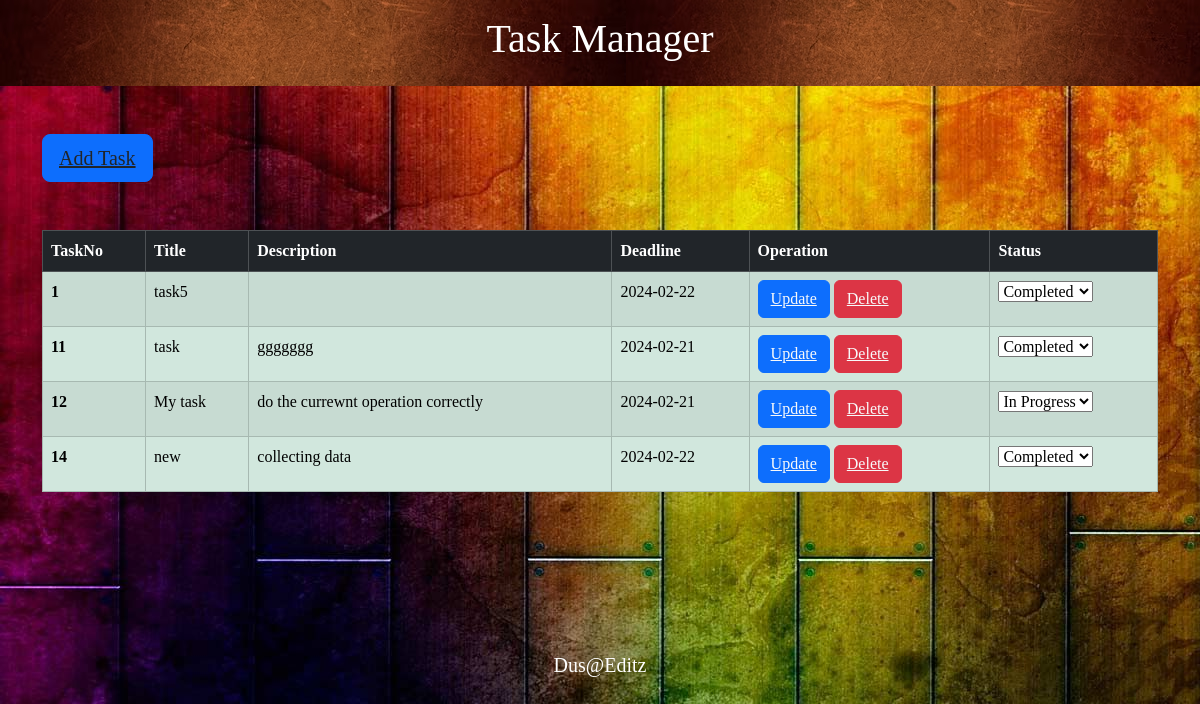
Screenshot of /display.php with the database file from the repository.
### tables this page shows
CREATE TABLE `schedule` (
  `TaskNo` int(11) NOT NULL,
  `Title` varchar(200) NOT NULL,
  `Description` varchar(200) NOT NULL,
  `Deadline` date NOT NULL,
  `status` varchar(30) NOT NULL DEFAULT 'In Progress'
);

### display.php (the view, shortened to what this page needs)
<?php
    include 'connect.php';
?>
<!DOCTYPE html>
<html lang="en">
<head>
    <link rel="stylesheet" href="css/bootstrap.min.css">
</head>
<body class="d-inline p-0 text-bg-secondary ">
    <div class="header">
        <h1 style="font-size: 40px;">Task Manager</h1>
    </div>
<div class="container my-5">
    <button class="btn btn-primary btn-lg"><a href="user.php"
        class="text-dark">Add Task</a href="user.php" class="text-light"><span class="position-absolute top-0 start-100 translate-middle badge border border-light  p-2"></span></button>
        <table class="table table-success table-striped table-bordered my-5">
        <thead  class="table-dark">
            <tr>
            <th scope="col">TaskNo</th>
            <th scope="col">Title</th>
            <th scope="col">Description</th>
            <th scope="col">Deadline</th>
            <th scope="col">Operation</th>
            <th scope="col">Status</th>
            </tr>
        </thead>
         <tbody >
            <?php
                $sql="Select * from schedule";
                $result=mysqli_query($con,$sql);
                if($result){
                    while($row=mysqli_fetch_assoc($result)){
                        $TaskNo=$row['TaskNo'];
                        $Title=$row['Title'];
                        $Description=$row['Description'];
                        $Deadline=$row['Deadline'];
                        $status = $row['status'];
                        if ($status != 'In Progress') {
                            $dropdown = "<option selected> Completed </option>
                            <option>In Progress</option>";
                        } else {
                            $dropdown = "<option > Completed </option>
                            <option selected>In Progress</option>";
                        }
                        echo '<tr>
                        <th scope="row">'.$TaskNo.'</th>
                        <td>'.$Title.'</td>
                        <td>'.$Description.'</td>
                        <td>'.$Deadline.'</td>
                        <td>
                        <button class="btn btn-primary"><a href="update.php?updateNo='.$TaskNo.'" class="text-light">Update</a> </button>
                        <button class="btn btn-danger"><a href="delete.php?deleteNo='.$TaskNo.'" class="text-light">Delete</a></button>
                        </td>
                        <td>
                        <select label="Status" onchange="updateStatus(this)">
                            ' . $dropdown . '
                        </select>
                        </td>
                    </tr>';
                    }
                }
            ?>
  </tbody>
</table>
    </div>
    <div class="footer">
    <footer class="footer">Dus@Editz</footer>
    </div>
</body>
</html>

### display.php (style rules this page uses)
body { font-family: var(--font-default); color: var(--color-default); background-image: url("images/img6.jpg"); }
.header { padding: 15px; text-align: center; background: #1abc9c; background-image: url("images/img12.AVIF"); color: white; opacity: ; }
footer { text-align: center; padding: 110px; background-color:; color: white; font-size: 20px; }

### rows the page displays
schedule: TaskNo "1", Title "task5", Deadline "2024-02-22", status "Completed"
schedule: TaskNo "11", Title "task", Description "ggggggg", Deadline "2024-02-21", status "Completed"
schedule: TaskNo "12", Title "My task", Description "do the currewnt operation correctly", Deadline "2024-02-21", status "In Progress"
schedule: TaskNo "14", Title "new", Description "collecting data", Deadline "2024-02-22", status "Completed"
